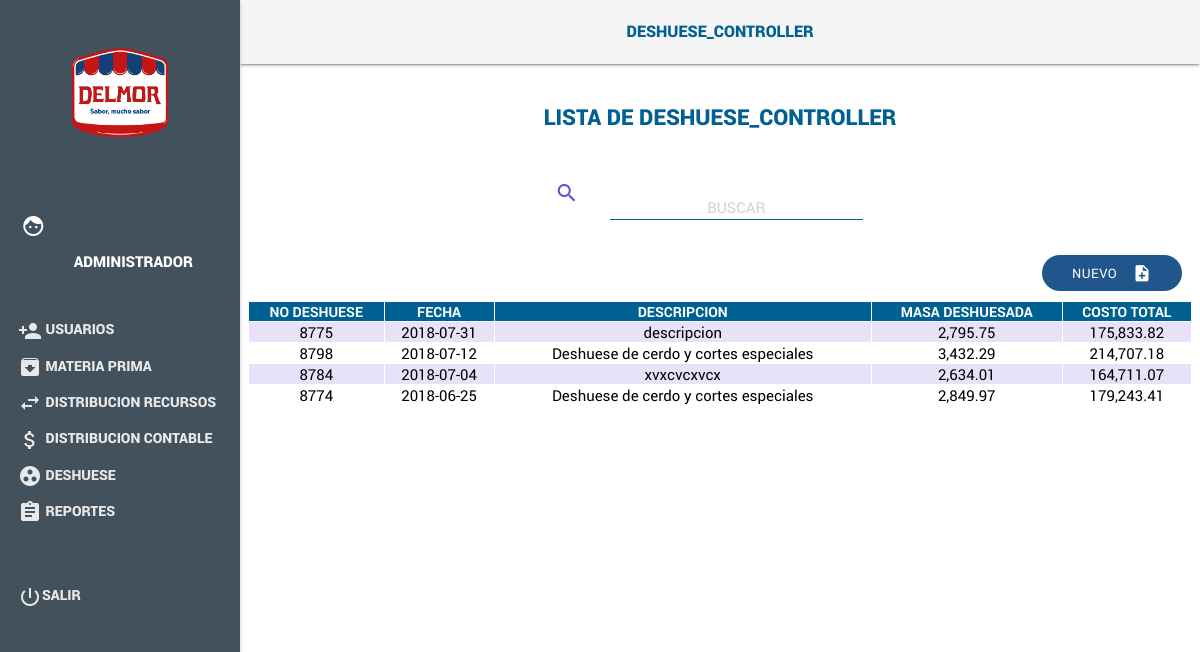
Before: /index.php/deshuese_controller with the older database file.
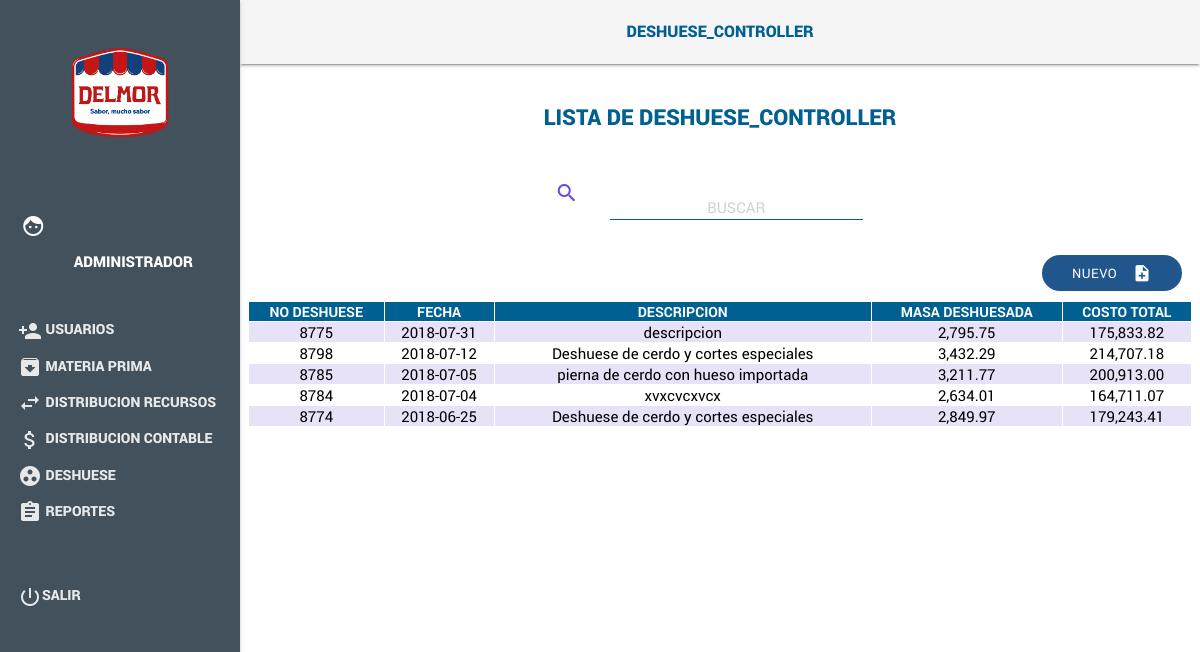
After: the same page with the newer database file.
### tables this page shows
CREATE TABLE `encabezado_deshuese` (
  `Id` int(11) NOT NULL AUTO_INCREMENT,
  `No_DH` varchar(255) DEFAULT NULL,
  `Fecha` date DEFAULT NULL,
  `Descripcion_DH` varchar(255) DEFAULT NULL,
  `Precio_Bruto` double DEFAULT NULL,
  `Costo_Total` double DEFAULT NULL,
  `Gasto_MOD` double DEFAULT NULL,
  `GI` double DEFAULT NULL,
  PRIMARY KEY (`Id`)
);

### application/controllers/Deshuese_controller.php (called while the page is built, shortened)
<?php
class Deshuese_controller extends CI_Controller
{
    function __construct()
    {
        $this->load->library("session");
        $this->load->model("Deshuese_model");
    }
    public function index()
    {
        $data["mp"] = $this->Deshuese_model->getmateriaPrima();
        $data["ds"] = $this->Deshuese_model->getInfoDeshuese();
        $this->load->view("header/header");
        $this->load->view("pages/menu");
        $this->load->view("Deshuese/Deshuese",$data);
        $this->load->view("footer/footer");
        $this->load->view("jsview/jsDeshuese");
    }
}
?>

### index.php (called while the page is built, shortened)
<?php
require_once BASEPATH.'core/CodeIgniter.php';

### application/models/Deshuese_model.php (called while the page is built, shortened)
<?php
class Deshuese_model extends CI_Model
{
    public function getInfoDeshuese()
    {
        $query = $this->db->get("view_Deshuese");
        if ($query->num_rows() > 0)
        {
            return $query->result_array();
        }
        return 0;
    }
}
?>

### application/views/Deshuese/Deshuese.php (the view, shortened to what this page needs)
<header class="demo-header mdl-layout__header ">
    <div class="centrado  ColorHeader"><span class=" title"><?php echo $this->uri->segment(1);?></span></div>
</header>
<main class="mdl-layout__content mdl-color--grey-100">
    <div class="mdl-grid demo-content">
        <div class="row TextColor center">lista de <?php echo $this->uri->segment(1);?></div>
        <div class="row" style="width:100%">
            <div class="container">
                <div class="Buscar row column">
                    <div class="col s1 m1 l1 offset-l3 offset-m2"><i class="material-icons ColorS">search</i></div>
                    <div class="input-field col s11 m6 l5">
                        <input  id="searchMain" type="text" placeholder="Buscar" class="validate mayuscula">
                    </div>
                </div>
            </div>
            <div style="margin-right: 10px; margin-bottom: 10px;" class="right m12" id="">
                <button id="btnNewDeshuese" class="Btnadd btn waves-effect waves-light">Nuevo
                    <i class="material-icons right">note_add</i>
                </button>
            </div>
            <div class="row center">
                <table class="table striped RobotoR" id="tblDeshueses">
                    <thead>
                    <tr>
                        <th>No Deshuese</th>
                        <th>Fecha</th>
                        <th>Descripcion</th>
                        <th>Masa Deshuesada</th>
                        <th>Costo Total</th>
                    </tr>
                    </thead>
                    <tbody>
                    <?php
                        if(!$ds)
                        {}else{
                            foreach ($ds as $key) {
                                echo "
                                    <tr>
                                      <td>".$key["No_DH"]."</td>
                                      <td>".$key["Fecha"]."</td>
                                      <td>".$key["Descripcion_DH"]."</td>
                                      <td>".number_format($key["Masa_Deshuesada"],2)."</td>
                                      <td>".number_format($key["Costo_Total"],2)."</td>
                                    </tr>
                                ";
                            }
                        }
                    ?>
                    </tbody>
                </table>
            </div>
        </div>
    </div>
</main>

### application/views/header/header.php (shortened to what this page needs)
<!doctype html>
<html lang="en">
<head>
    <link rel="stylesheet" type="text/css" href="<?php echo base_url(); ?>assets/js/fuente.css" >
    <link rel="stylesheet" href="<?PHP echo base_url();?>assets/css/materialize.css">
    <link rel="stylesheet" href="<?PHP echo base_url();?>assets/css/material.cyan-light_blue.min.css">
    <link rel="stylesheet" href="<?PHP echo base_url();?>assets/media/icon.css">
    <link rel="stylesheet" href="<?PHP echo base_url(); ?>assets/css/sweetalert2.min.css">
    <link rel="stylesheet" href="<?PHP echo base_url();?>assets/css/styles.css">
    <link rel="stylesheet" href="<?PHP echo base_url();?>assets/media/css/jquery.dataTables.css">
    <link rel="stylesheet" href="<?PHP echo base_url();?>assets/css/bootstrap.css">
    <link rel="stylesheet" href="<?PHP echo base_url();?>assets/css/chosen.css">
    <link rel="stylesheet" href="<?PHP echo base_url();?>assets/css/dataTables.tableTools.css">
</head>
<body>

### application/views/pages/menu.php (shortened to what this page needs)
<div class="demo-layout mdl-layout mdl-js-layout mdl-layout--fixed-drawer mdl-layout--fixed-header">
    <div class="demo-drawer mdl-layout__drawer mdl-color--blue-grey-900 mdl-color-text--blue-grey-50">
        <img style="" width="100%" src="<?PHP echo base_url();?>assets/img/LOGOS_DELMOR.png">
        <br>
        <header id="MenuFondo" class="demo-drawer-header">
            <div id="user" class="row">
                <div class="col l2 center carita">
                  <i class=" material-icons" style="color:#fff;">face</i>
                </div>
                <div class="col l10 center">
                  <span class="Loggen"><?php echo $this->session->userdata('UserN');?></span><br><br>
                  <span class="Loggen">
                  <?php
                      switch ($this->session->userdata('RolUser')) {
                        case 0:
                           echo "Administrador";
                          break;
                      }
                  ?>
                  </span>
                </div>
            </div>
        </header>
       <div id="menu">
           <ul class="nav menu demo-navigation mdl-navigation__link RobotoR" >
            <?php
              switch ($this->session->userdata('RolUser')) {
                case 0:
                  $menu = '
                           <a href="Usuarios">
                              <li href="Usuarios"><i class="material-icons">person_add</i> Usuarios</li></a>
                              <a href="Materia_Prima">
                              <li href="Materia_Prima"><i class="material-icons">archive</i> Materia Prima</li></a>
                              <a href="Distribucion">
                                <li href="Distribucion"><i class="material-icons">swap_horiz</i> Distribucion Recursos</li>
                              </a>
                              <a href="Distribucion_Contable">
                                <li href="Distribucion_Contable"><i class="material-icons">attach_money</i> Distribucion Contable</li>
                              </a>
                           <a href="Deshuese">
                             <li href="Deshuese"><i class="material-icons">group_work</i> Deshuese</li>
                           </a>
                           <a href="Reportes">
                             <li href="Reportes"><i class="material-icons">assignment</i> Reportes</li>
                           </a><br><br>
                            <a href="salir">
                             <li href="salir"><i class="material-icons">power_settings_new</i>Salir</li>
                           </a>';
                           break;
              }
              echo $menu;
            ?>
          </ul>
       </div>
    </div>

### application/views/footer/footer.php (shortened to what this page needs)
</div>
</body>
</html>

### assets/js/fuente.css (style rules this page uses)
.material-icons { font-family: 'Material Icons'; font-weight: normal; font-style: normal; font-size: 24px; display: inline-block; line-height: 1; text-transform: none; letter-spacing: normal; word-wrap: normal; white-space: nowrap; direction: ltr; -webkit-font-smoothing: antialiased; text-rendering: optimizeLegibility; -moz-osx-font-smoothing: grayscale; font-feature-settings: 'liga'; }

### assets/css/styles.css (style rules this page uses)
.demo-drawer { border: none; overflow-x: hidden; overflow-y: scroll!important; }
.demo-drawer .demo-navigation { z-index: -2; }
.demo-drawer-header { box-sizing: border-box; display: -webkit-flex; display: -ms-flexbox; display: flex; -webkit-flex-direction: column; -ms-flex-direction: column; flex-direction: column; -webkit-justify-content: flex-end; -ms-flex-pack: end; justify-content: flex-end; padding: 16px; height: 100px; }
.demo-navigation { -webkit-flex-grow: 1; -ms-flex-positive: 1; flex-grow: 1; }
#menu { background: #42515B; font-family: 'robotoblack'; font-weight: 500; padding: 10px 10px; }
.ColorHeader { background:whitesmoke; color: #006091; margin-top: 20px; text-align: center; }
.title { font-family: 'robotoblack'; color: #006091; font-size: 16px; text-transform: uppercase; font-weight: 500; }
.TextColor { color: #006091; font-family: 'robotoblack'; font-size: 22px; margin-top: 30px; text-transform: uppercase; }
.Loggen { color: #fff; margin-left: 4px; font-family: 'robotoblack'; text-transform: uppercase; }
.column { margin-top: 30px; }
#user { margin: 11px -6px 15px; }
.Btnadd { text-align: center; border-radius: 20px; background: #20568c; font-family: 'robotoregular'; font-weight: 500; font-size: 13px; transition: 0.5s; }
.ColorS { color: #6a4ad5; }
table tr:nth-child(even) { background-color: #ffffff!important; }
table tr:nth-child(odd) { background-color: #e7e2f7!important; }
table th { background: #006091; color: #fff; font-size: 14px; font-family: 'robotobold'; }
.RobotoR { font-family: 'robotoregular'; }
.menu a { color: #fff; text-transform: uppercase; font-family: robotoblack; }
li { padding: 5px 8px 6px; }
li i { color: #fff; }
.mayuscula { text-transform: uppercase!important; }
.row { width: 100%!important; }
table { border-collapse: separate !important; border-spacing: 1px; }
table thead tr th { text-transform: uppercase; }

Changed rows visible on the page:
added encabezado_deshuese: No_DH "8785", Fecha "2018-07-05", Descripcion_DH "pierna de cerdo con hueso importada", Masa_Deshuesada "3,211.77", Costo_Total "200,913.00"
